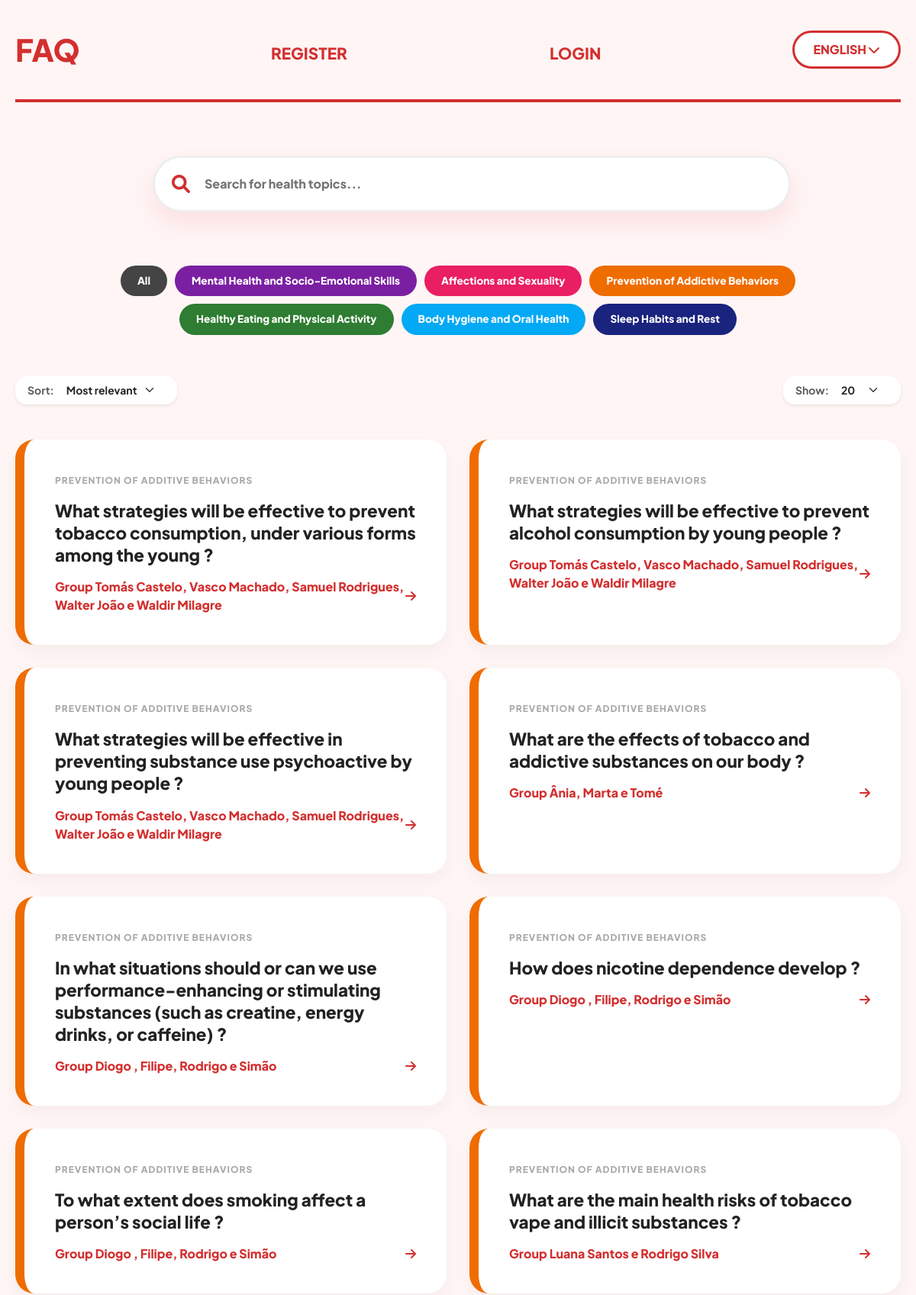
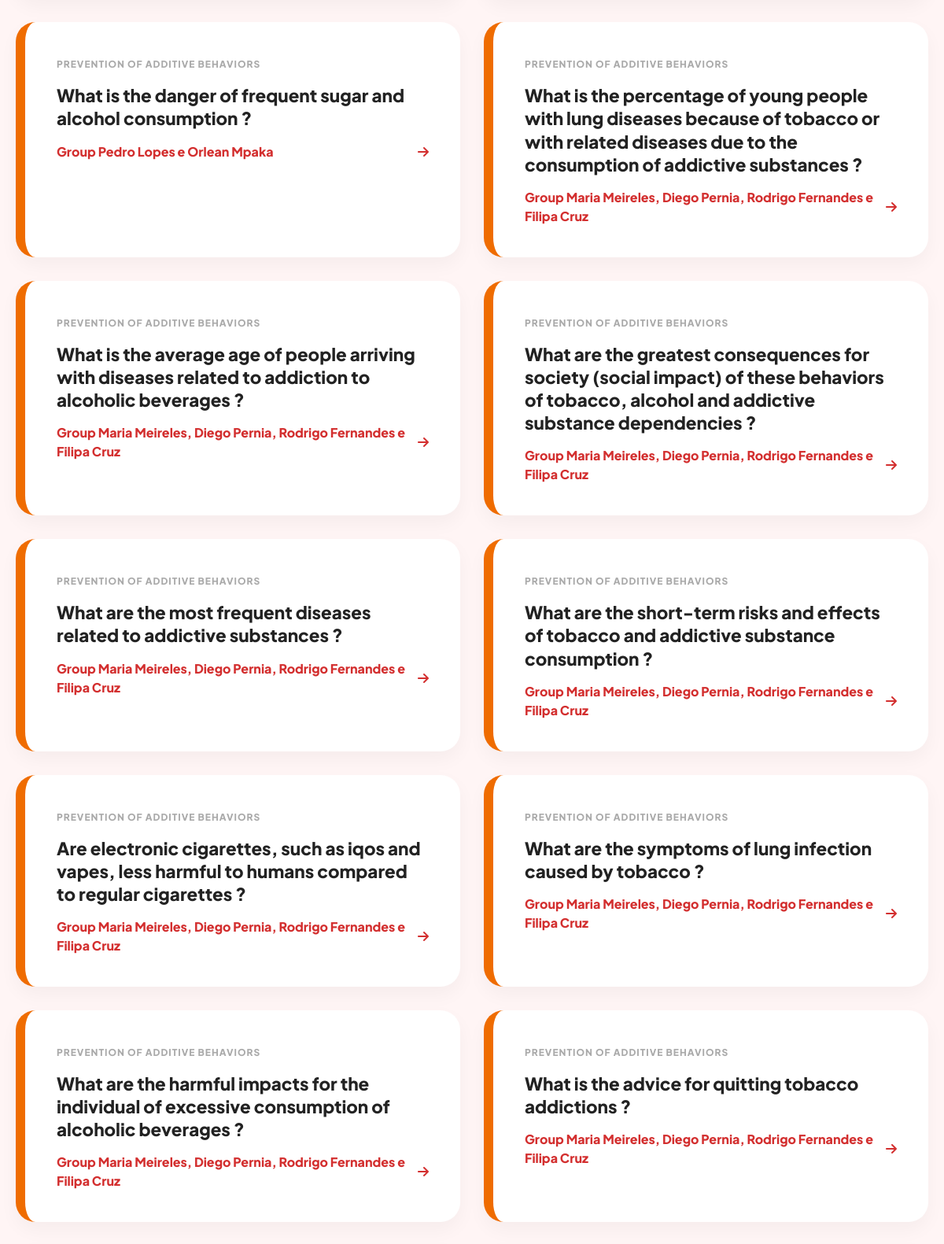
Screenshot of /?category=3&per_page=20 (upper part) with the database file from the repository (2 pictures, top to bottom).
### tables this page shows
CREATE TABLE questions (
        id_question INTEGER PRIMARY KEY AUTOINCREMENT,
        id_group INTEGER,
        id_category INTEGER,
        question TEXT,
        answer TEXT,
        pergunta TEXT,
        resposta TEXT,
        votes INTEGER DEFAULT 0,
        FOREIGN KEY (id_category) REFERENCES categories(id_category),
        FOREIGN KEY (id_group) REFERENCES groups(id_group));

CREATE TABLE categories (
        id_category INTEGER PRIMARY KEY AUTOINCREMENT,
        name TEXT NOT NULL UNIQUE,
        nome TEXT NOT NULL UNIQUE);

CREATE TABLE groups (
        id_group INTEGER PRIMARY KEY AUTOINCREMENT,
        name TEXT NOT NULL,
        grade TEXT DEFAULT NULL);

### app.py (the view)
@app.route('/', methods=['GET', 'POST'])
def home():
    category_id = request.args.get('category', type=int)
    current_page = request.args.get('page', 1, type=int)
    per_page = request.args.get('per_page', 20, type=int)
    sort_by = request.args.get('sort', 'most_relevant')
    search_query = request.args.get('search', type=str)
    total_questions = get_count_questions_en(category_id=category_id, search_query=search_query)
    total_pages = math.ceil(total_questions / per_page)
    questions = get_questions_en(per_page=per_page, current_page=current_page,
                                 category_id=category_id, sort_by=sort_by, search_query=search_query)
    if request.headers.get('HX-Request'):
        return render_template('partials/faq_cards.html', questions=questions, selected_category=category_id)
    return render_template('home.html',questions=questions,total_pages=total_pages,
                           current_page=current_page,selected_category=category_id,
                           per_page=per_page,sort_by=sort_by)

### dbqueries.py (called while the page is built)
def get_count_questions_en(category_id=None, search_query=None):
    with sqlite3.connect(DBFILE) as conn:
        cursor = conn.cursor()
        if category_id and search_query:
            cursor.execute('SELECT COUNT(*) FROM questions WHERE id_category = ? AND question LIKE ?', (category_id, f'%{search_query}%'))
        elif category_id:
            cursor.execute('SELECT COUNT(*) FROM questions WHERE id_category = ?', (category_id,))
        elif search_query:
            cursor.execute('SELECT COUNT(*) FROM questions WHERE question LIKE ?', (f'%{search_query}%',))
        else:
            cursor.execute('SELECT COUNT(*) FROM questions')
        return cursor.fetchone()[0]

### templates/home.html (shortened to what this page needs)
<!DOCTYPE html>
<html lang="en">
<head>
    <link href="https://cdn.jsdelivr.net/npm/bootstrap@5.3.3/dist/css/bootstrap.min.css" rel="stylesheet">
    <link rel="stylesheet" href="https://cdnjs.cloudflare.com/ajax/libs/font-awesome/6.0.0/css/all.min.css">
    <link rel="stylesheet" href="static/css/style-home.css">
</head>
<body>
    <div id="main-content-wrapper">
        <main class="container-layout">
            <nav class="nav-bar">
                <h2 class="logo">FAQ</h2>
                {% if not current_user.is_authenticated %}
                    <h2 class="register"><a href="{{ url_for('register') }}">REGISTER</a></h2>
                    <h2 class="login"><a href="{{ url_for('login_page') }}">LOGIN</a></h2>
                {% endif %}
                <div class="lang-selector">
                    <span>ENGLISH</span> <i class="fa-solid fa-chevron-down"></i>
                </div>
            </nav>
            <section class="search-section">
                <div class="search-wrapper">
                    <i class="fa-solid fa-magnifying-glass search-icon"></i>
                    <input type="text" name="search" placeholder="Search for health topics..." class="search-input" hx-get="/" hx-trigger="keyup changed delay:500ms" hx-target=".faq-section" hx-include="[name='category'], [name='per_page'], [name='sort']">
                </div>
            </section>
            <section class="category-area mb-4">
                <a href="{{ url_for('home', per_page=per_page) }}"
                class="btn-cat btn-all {% if not selected_category %}active{% endif %}">
                All
                </a>
                <a href="{{ url_for('home', category=1, per_page=per_page) }}"
                class="btn-cat btn-mental {% if selected_category == 1 %}active{% endif %}">
                Mental Health and Socio-Emotional Skills
                </a>
                <a href="{{ url_for('home', category=2, per_page=per_page) }}"
                class="btn-cat btn-sexuality {% if selected_category == 2 %}active{% endif %}">
                Affections and Sexuality
                </a>
                <a href="{{ url_for('home', category=3, per_page=per_page) }}"
                class="btn-cat btn-addictive {% if selected_category == 3 %}active{% endif %}">
                Prevention of Addictive Behaviors
                </a>
                <a href="{{ url_for('home', category=4, per_page=per_page) }}"
                class="btn-cat btn-nutrition {% if selected_category == 4 %}active{% endif %}">
                Healthy Eating and Physical Activity
                </a>
                <a href="{{ url_for('home', category=5, per_page=per_page) }}"
                class="btn-cat btn-hygiene {% if selected_category == 5 %}active{% endif %}">
                Body Hygiene and Oral Health
                </a>
                <a href="{{ url_for('home', category=6, per_page=per_page) }}"
                class="btn-cat btn-sleep {% if selected_category == 6 %}active{% endif %}">
                Sleep Habits and Rest
                </a>
            </section>
            <div class="d-flex justify-content-between align-items-center mb-3" style="grid-column: 1 / 9;">
                <form method="GET" action="/" class="d-flex align-items-center bg-white px-3 py-1 shadow-sm" style="border-radius: 15px;">
                    <label for="sort" class="me-2 small fw-bold text-muted">Sort:</label>
                    <select name="sort" id="sort" onchange="this.form.submit()" class="form-select form-select-sm border-0" style="width: auto; cursor: pointer; font-weight: 700;">
                        <option value="most_relevant" {% if sort_by == 'most_relevant' %}selected{% endif %}>Most relevant</option>
                    </select>
                </form>
                <form method="GET" action="/" class="d-flex align-items-center bg-white px-3 py-1 shadow-sm" style="border-radius: 15px;">
                    <label for="per_page" class="me-2 small fw-bold text-muted">Show:</label>
                    <select name="per_page" id="per_page" onchange="this.form.submit()" class="form-select form-select-sm border-0" style="width: auto; cursor: pointer; font-weight: 700;">
                        <option value="20" {% if per_page == 20 %}selected{% endif %}>20</option>
                    </select>
                </form>
            </div>
            <section class="faq-section">
            {% include 'partials/faq_cards.html' %}
            </section>
                    {% set start = [current_page - 2, 1]|max %}
                    {% set end = [start + 4, total_pages]|min %}
                    {% set start = [end - 4, 1]|max %}
        </main>
    </div>
</body>
</html>

### templates/partials/faq_cards.html
{% for question, answer, group, category, votes in questions %}
    {% set border_class = "border-gray" %}
    {% if selected_category == 1 %}{% set border_class = "border-mental" %}
    {% elif selected_category == 2 %}{% set border_class = "border-sexuality" %}
    {% elif selected_category == 3 %}{% set border_class = "border-addictive" %}
    {% elif selected_category == 4 %}{% set border_class = "border-nutrition" %}
    {% elif selected_category == 5 %}{% set border_class = "border-hygiene" %}
    {% elif selected_category == 6 %}{% set border_class = "border-sleep" %}
    {% endif %}
    <div class="faq-card {{ border_class }}" data-bs-toggle="modal" data-bs-target="#modal{{ loop.index }}">
        <div class="card-body">
            <span class="category-tag-small">{{ category }}</span>
            <h3 class="question-text">{{ question }}</h3>
            <div class="card-footer-info">
                <span>Group {{ group }}</span>
                <i class="fa-solid fa-arrow-right"></i>
            </div>
        </div>
    </div>
{% else %}
    <div class="text-center w-100 py-5" style="grid-column: 1 / 9;">
        <p class="text-muted fs-5">No health topics found matching your search.</p>
    </div>
{% endfor %}

### static/css/style-home.css (style rules this page uses)
:root { --health-red: #D32F2F; --soft-bg: #FFF5F5; --mental-purple: #7B1FA2; --sexuality-pink: #E91E63; --addictive-orange: #EF6C00; --nutrition-green: #2E7D32; --hygiene-blue: #03A9F4; --sleep-navy: #1A237E; }
body { background-color: var(--soft-bg); font-family: 'Plus Jakarta Sans', sans-serif; color: #222; margin: 0; }
.container-layout { display: grid; grid-template-columns: repeat(8, 1fr); grid-gap: 30px; max-width: 1200px; margin: 0 auto; padding: 0 20px; }
.nav-bar { grid-column: 1 / 9; display: flex; justify-content: space-between; align-items: center; padding: 40px 0; border-bottom: 4px solid var(--health-red); }
.logo { font-weight: 800; color: var(--health-red); font-size: 2.5rem; margin: 0; }
.nav-bar h2 { margin: 0; }
.nav-bar a { color: var(--health-red); text-decoration: none; font-weight: 800; font-size: 1.3rem; margin: 0 15px; transition: opacity 0.2s ease; }
.lang-selector { cursor: pointer; font-weight: 800; color: var(--health-red); border: 3px solid var(--health-red); padding: 10px 25px; border-radius: 50px; background: white; }
.search-section { grid-column: 2 / 8; margin: 40px 0; }
.search-wrapper { position: relative; display: flex; align-items: center; }
.search-input { width: 100%; padding: 22px 22px 22px 65px; border-radius: 50px; border: 3px solid #eee; font-weight: 800; box-shadow: 0 15px 30px rgba(211, 47, 47, 0.1); outline: none; }
.search-icon { position: absolute; left: 25px; color: var(--health-red); font-size: 1.5rem; }
.category-area { grid-column: 1 / 9; display: flex; justify-content: center; gap: 10px; flex-wrap: wrap; margin-bottom: 50px; }
.btn-cat { border-radius: 50px; padding: 10px 22px; font-weight: 800; color: white !important; border: none; text-decoration: none; font-size: 0.85rem; transition: 0.3s; }
.btn-all { background-color: #444; }
.btn-mental { background-color: var(--mental-purple); }
.btn-sexuality { background-color: var(--sexuality-pink); }
.btn-addictive { background-color: var(--addictive-orange); }
.btn-nutrition { background-color: var(--nutrition-green); }
.btn-hygiene { background-color: var(--hygiene-blue); }
.btn-sleep { background-color: var(--sleep-navy); }
.faq-section { grid-column: 1 / 9; display: grid; grid-template-columns: 1fr 1fr; gap: 30px; }
.faq-card { background: white; padding: 40px; border-radius: 25px; box-shadow: 0 10px 25px rgba(0,0,0,0.04); cursor: pointer; transition: 0.4s; border-left: 12px solid var(--health-red); }
.border-addictive { border-left-color: var(--addictive-orange); }
.question-text { font-size: 1.4rem; font-weight: 800; margin: 15px 0; line-height: 1.3; }
.category-tag-small { font-size: 0.75rem; text-transform: uppercase; color: #aaa; font-weight: 800; letter-spacing: 1px; }
.card-footer-info { display: flex; justify-content: space-between; align-items: center; color: var(--health-red); font-weight: 800; }

### rows the page displays
questions: name "PREVENTION OF ADDITIVE BEHAVIORS", question "What strategies will be effective to prevent tobacco consumption, under various forms among the young ?", name "Tomás Castelo, Vasco Machado, Samuel Rodrigues, Walter João e Waldir Milagre"
questions: name "PREVENTION OF ADDITIVE BEHAVIORS", question "What strategies will be effective to prevent alcohol consumption by young people ?", name "Tomás Castelo, Vasco Machado, Samuel Rodrigues, Walter João e Waldir Milagre"
questions: name "PREVENTION OF ADDITIVE BEHAVIORS", question "What strategies will be effective in preventing substance use psychoactive by young people ?", name "Tomás Castelo, Vasco Machado, Samuel Rodrigues, Walter João e Waldir Milagre"
questions: name "PREVENTION OF ADDITIVE BEHAVIORS", question "What are the effects of tobacco and addictive substances on our body ?", name "Ânia, Marta e Tomé"
questions: name "PREVENTION OF ADDITIVE BEHAVIORS", question "In what situations should or can we use performance-enhancing or stimulating substances (such as creatine, energy drinks, or caffeine) ?", name "Diogo , Filipe, Rodrigo e Simão"
questions: name "PREVENTION OF ADDITIVE BEHAVIORS", question "How does nicotine dependence develop ?", name "Diogo , Filipe, Rodrigo e Simão"
questions: name "PREVENTION OF ADDITIVE BEHAVIORS", question "To what extent does smoking affect a person’s social life ?", name "Diogo , Filipe, Rodrigo e Simão"
questions: name "PREVENTION OF ADDITIVE BEHAVIORS", question "What are the main health risks of tobacco vape and illicit substances ?", name "Luana Santos e Rodrigo Silva"
questions: name "PREVENTION OF ADDITIVE BEHAVIORS", question "What is the danger of frequent sugar and alcohol consumption ?", name "Pedro Lopes e Orlean Mpaka"
questions: name "PREVENTION OF ADDITIVE BEHAVIORS", question "What is the percentage of young people with lung diseases because of tobacco or with related diseases due to the consumption of addictive substances ?", name "Maria Meireles, Diego Pernia, Rodrigo Fernandes e Filipa Cruz"
questions: name "PREVENTION OF ADDITIVE BEHAVIORS", question "What is the average age of people arriving with diseases related to addiction to alcoholic beverages ?", name "Maria Meireles, Diego Pernia, Rodrigo Fernandes e Filipa Cruz"
questions: name "PREVENTION OF ADDITIVE BEHAVIORS", question "What are the greatest consequences for society (social impact) of these behaviors of tobacco, alcohol and addictive substance dependencies ?", name "Maria Meireles, Diego Pernia, Rodrigo Fernandes e Filipa Cruz"
questions: name "PREVENTION OF ADDITIVE BEHAVIORS", question "What are the most frequent diseases related to addictive substances ?", name "Maria Meireles, Diego Pernia, Rodrigo Fernandes e Filipa Cruz"
questions: name "PREVENTION OF ADDITIVE BEHAVIORS", question "What are the short-term risks and effects of tobacco and addictive substance consumption ?", name "Maria Meireles, Diego Pernia, Rodrigo Fernandes e Filipa Cruz"
questions: name "PREVENTION OF ADDITIVE BEHAVIORS", question "Are electronic cigarettes, such as iqos and vapes, less harmful to humans compared to regular cigarettes ?", name "Maria Meireles, Diego Pernia, Rodrigo Fernandes e Filipa Cruz"
questions: name "PREVENTION OF ADDITIVE BEHAVIORS", question "What are the symptoms of lung infection caused by tobacco ?", name "Maria Meireles, Diego Pernia, Rodrigo Fernandes e Filipa Cruz"
questions: name "PREVENTION OF ADDITIVE BEHAVIORS", question "What are the harmful impacts for the individual of excessive consumption of alcoholic beverages ?", name "Maria Meireles, Diego Pernia, Rodrigo Fernandes e Filipa Cruz"
questions: name "PREVENTION OF ADDITIVE BEHAVIORS", question "What is the advice for quitting tobacco addictions ?", name "Maria Meireles, Diego Pernia, Rodrigo Fernandes e Filipa Cruz"
